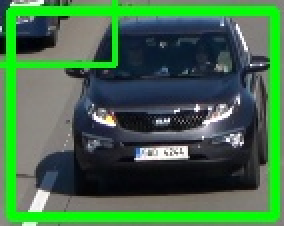
#> input picture TrafficRecord/10_speed_41.jpg, 142 x 113 px (shown 2 times larger); its folder holds only this picture in this run
$ python -i SpeedTracker.py   (imports and definitions only)
#> lines starting #> are read from the running program, lines starting #| are printed output that depends on the picture
#> further down, picture is the input picture: shape (113, 142, 3); mean B, G, R 73.3, 108.6, 65.6
import random
import cv2
from tracker2 import *
import numpy as np

desired_width = 960
desired_height = 540
TerminationFlag = False

kernelOp = np.ones((3, 3), np.uint8)
kernelOp2 = np.ones((5, 5), np.uint8)
kernelCl = np.ones((11, 11), np.uint8)
kernel_e = np.ones((5, 5), np.uint8)


def PreProcessingFrame(frame):
    frame = cv2.resize(frame, (desired_width, desired_height))
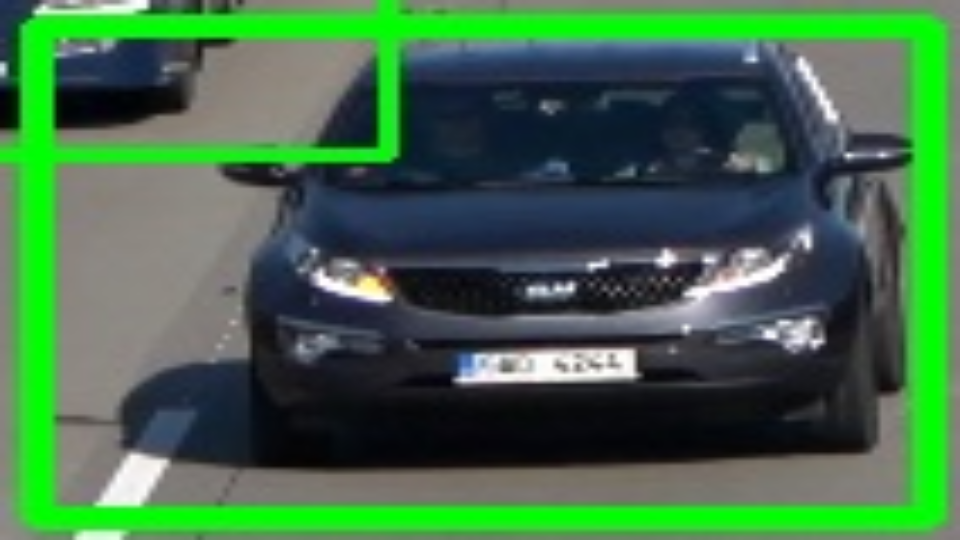
#> frame: shape (540, 960, 3); mean of channels 0, 1, 2 73.2, 108.5, 65.5; drawn as B, G, R

    # converting frame into gray scale
    gray_frame = cv2.cvtColor(frame, cv2.COLOR_BGR2GRAY)
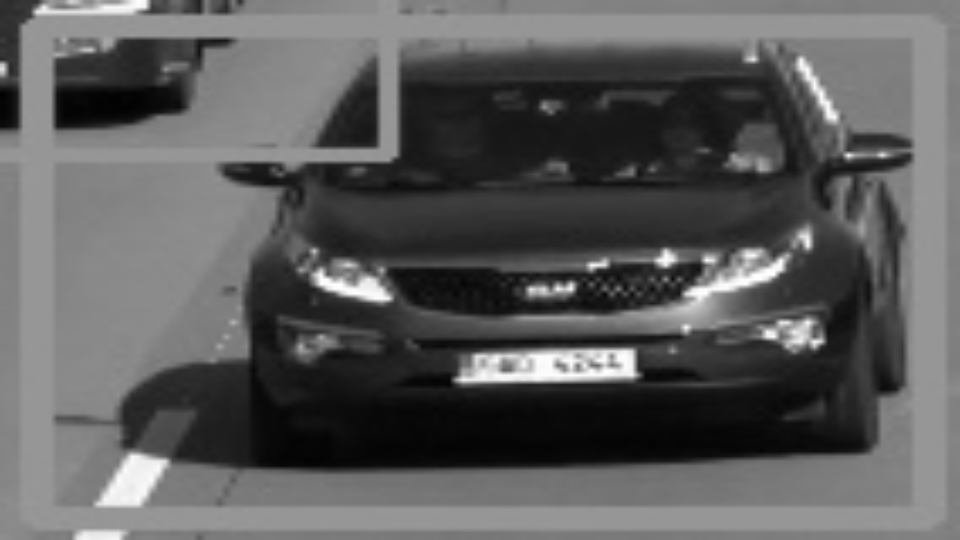
#> gray_frame: shape (540, 960); min 1, max 254, mean 91.6

    # Using Gaussian blurring to remove high freq noise
    gray_frame = cv2.GaussianBlur(gray_frame, (5, 5), 0)

    # Apply Fast Non-Local Means Denoising
    gray_frame = cv2.fastNlMeansDenoising(gray_frame, None, h=10, templateWindowSize=7, searchWindowSize=21)

    return gray_frame


# [95 lines left out: functions Perform_Contouring, Speed_Tracker, not called in this run]

>>> import cv2
>>> picture = cv2.imread('TrafficRecord/10_speed_41.jpg')
>>> result = PreProcessingFrame(picture)

$ run again, on TrafficRecord/11_speed_25.jpg
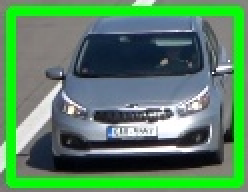
#> input picture TrafficRecord/11_speed_25.jpg, 124 x 96 px (shown 2 times larger)
#> picture is the input picture: shape (96, 124, 3); mean B, G, R 96.9, 132.2, 85.8
#> in PreProcessingFrame, `frame = cv2.resize(frame, (desired_width, desired_height))`:
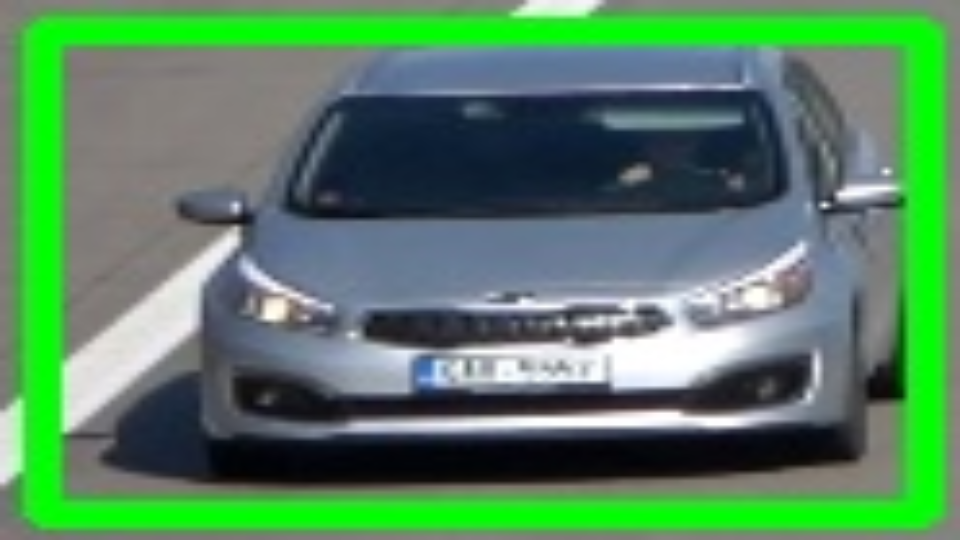
#> frame: shape (540, 960, 3); mean of channels 0, 1, 2 96.8, 132, 85.7; drawn as B, G, R
#> in PreProcessingFrame, `gray_frame = cv2.cvtColor(frame, cv2.COLOR_BGR2GRAY)`:
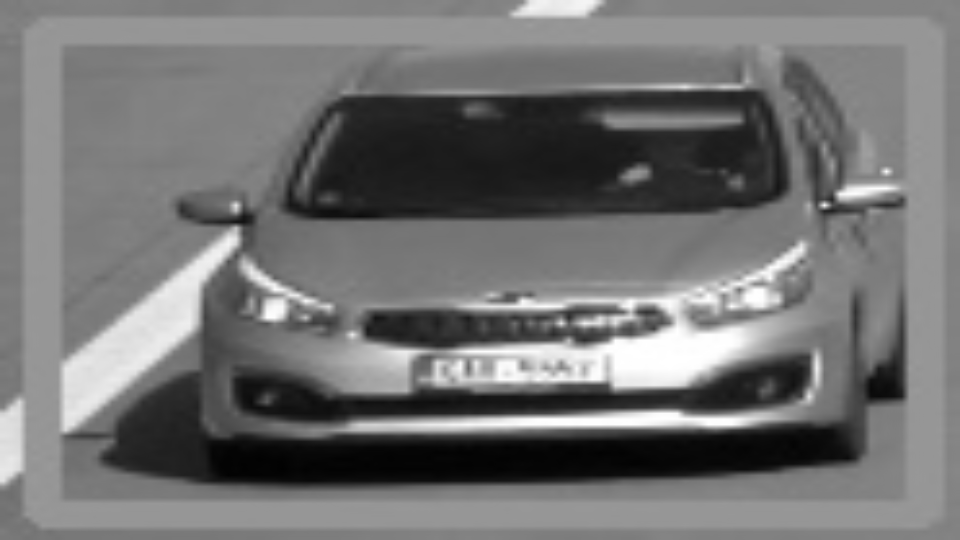
#> gray_frame: shape (540, 960); min 1, max 255, mean 114.2
